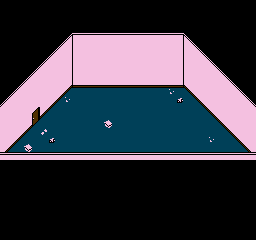

Rendered tile map (Tiled .tmx) drawn with the repository's tilesets; below, a short description and the map source with its tile grids summarised:
An orthogonal 32x30 tile map with 8x8 px tiles, 2 tile layers (Tile Layer 1, Tile Layer 2).

<map version="1.0" orientation="orthogonal" width="32" height="30" tilewidth="8" tileheight="8">
 <tileset firstgid="1" name="tileset" tilewidth="8" tileheight="8">
  <image source="tileset.png" trans="ff00ff" width="256" height="240" />
  <tile id="0">
   <properties>
    <property name="Solid" value="" />
   </properties>
  </tile>
  <tile id="1">
   <properties>
    <property name="Solid" value="" />
   </properties>
  </tile>
  <tile id="2">
   <properties>
    <property name="Solid" value="" />
   </properties>
  </tile>
  <tile id="3">
   <properties>
    <property name="Solid" value="" />
   </properties>
  </tile>
  <tile id="4">
   <properties>
    <property name="Solid" value="" />
   </properties>
  </tile>
  <tile id="5">
   <properties>
    <property name="Solid" value="" />
   </properties>
  </tile>
  <tile id="6">
   <properties>
    <property name="Solid" value="" />
   </properties>
  </tile>
  <tile id="8">
   <properties>
    <property name="Solid" value="" />
   </properties>
  </tile>
  <tile id="9">
   <properties>
    <property name="Solid" value="" />
   </properties>
  </tile>
  <tile id="10">
   <properties>
    <property name="Solid" value="" />
   </properties>
  </tile>
  <tile id="11">
   <properties>
    <property name="Solid" value="" />
   </properties>
  </tile>
  <tile id="12">
   <properties>
    <property name="Solid" value="" />
   </properties>
  </tile>
  <tile id="14">
   <properties>
    <property name="Solid" value="" />
   </properties>
  </tile>
  <tile id="15">
   <properties>
    <property name="Solid" value="" />
   </properties>
  </tile>
  <tile id="16">
   <properties>
    <property name="Solid" value="" />
   </properties>
  </tile>
  <tile id="17">
   <properties>
    <property name="Solid" value="" />
   </properties>
  </tile>
  <tile id="18">
   <properties>
    <property name="Solid" value="" />
   </properties>
  </tile>
  <tile id="19">
   <properties>
    <property name="Solid" value="" />
   </properties>
  </tile>
  <tile id="20">
   <properties>
    <property name="Solid" value="" />
   </properties>
  </tile>
  <tile id="46">
   <properties>
    <property name="" value="" />
   </properties>
  </tile>
  <tile id="47">
   <properties>
    <property name="" value="" />
   </properties>
  </tile>
  <tile id="64">
   <properties>
    <property name="Solid" value="" />
   </properties>
  </tile>
  <tile id="65">
   <properties>
    <property name="Solid" value="" />
   </properties>
  </tile>
  <tile id="66">
   <properties>
    <property name="Solid" value="" />
   </properties>
  </tile>
  <tile id="67">
   <properties>
    <property name="Solid" value="" />
   </properties>
  </tile>
  <tile id="68">
   <properties>
    <property name="Solid" value="" />
   </properties>
  </tile>
  <tile id="70">
   <properties>
    <property name="Solid" value="" />
   </properties>
  </tile>
  <tile id="71">
   <properties>
    <property name="Solid" value="" />
   </properties>
  </tile>
  <tile id="78">
   <properties>
    <property name="Solid" value="" />
   </properties>
  </tile>
  <tile id="79">
   <properties>
    <property name="Solid" value="" />
   </properties>
  </tile>
  <tile id="80">
   <properties>
    <property name="Solid" value="" />
   </properties>
  </tile>
  <tile id="81">
   <properties>
    <property name="Solid" value="" />
   </properties>
  </tile>
  <tile id="82">
   <properties>
    <property name="Solid" value="" />
   </properties>
  </tile>
  <tile id="101">
   <properties>
    <property name="Solid" value="" />
   </properties>
  </tile>
  <tile id="102">
   <properties>
    <property name="Solid" value="" />
   </properties>
  </tile>
  <tile id="103">
   <properties>
    <property name="Solid" value="" />
   </properties>
  </tile>
  <tile id="104">
   <properties>
    <property name="Solid" value="" />
   </properties>
  </tile>
  <tile id="105">
   <properties>
    <property name="Solid" value="" />
   </properties>
  </tile>
  <tile id="106">
   <properties>
    <property name="Solid" value="" />
   </properties>
  </tile>
  <tile id="107">
   <properties>
    <property name="Solid" value="" />
   </properties>
  </tile>
  <tile id="108">
   <properties>
    <property name="Solid" value="" />
   </properties>
  </tile>
  <tile id="109">
   <properties>
    <property name="Solid" value="" />
   </properties>
  </tile>
  <tile id="132">
   <properties>
    <property name="Solid" value="" />
   </properties>
  </tile>
  <tile id="136">
   <properties>
    <property name="Solid" value="" />
   </properties>
  </tile>
  <tile id="137">
   <properties>
    <property name="Solid" value="" />
   </properties>
  </tile>
  <tile id="138">
   <properties>
    <property name="Solid" value="" />
   </properties>
  </tile>
  <tile id="139">
   <properties>
    <property name="Solid" value="" />
   </properties>
  </tile>
  <tile id="165">
   <properties>
    <property name="Solid" value="" />
   </properties>
  </tile>
  <tile id="166">
   <properties>
    <property name="Solid" value="" />
   </properties>
  </tile>
  <tile id="167">
   <properties>
    <property name="Solid" value="" />
   </properties>
  </tile>
  <tile id="168">
   <properties>
    <property name="Solid" value="" />
   </properties>
  </tile>
  <tile id="170">
   <properties>
    <property name="Solid" value="" />
   </properties>
  </tile>
  <tile id="171">
   <properties>
    <property name="Solid" value="" />
   </properties>
  </tile>
  <tile id="172">
   <properties>
    <property name="Solid" value="" />
   </properties>
  </tile>
  <tile id="173">
   <properties>
    <property name="Solid" value="" />
   </properties>
  </tile>
  <tile id="175">
   <properties>
    <property name="Solid" value="" />
   </properties>
  </tile>
  <tile id="177">
   <properties>
    <property name="Solid" value="" />
   </properties>
  </tile>
  <tile id="197">
   <properties>
    <property name="Solid" value="" />
   </properties>
  </tile>
  <tile id="198">
   <properties>
    <property name="Solid" value="" />
   </properties>
  </tile>
  <tile id="199">
   <properties>
    <property name="Solid" value="" />
   </properties>
  </tile>
  <tile id="200">
   <properties>
    <property name="Solid" value="" />
   </properties>
  </tile>
  <tile id="201">
   <properties>
    <property name="Solid" value="" />
   </properties>
  </tile>
  <tile id="204">
   <properties>
    <property name="Solid" value="" />
   </properties>
  </tile>
  <tile id="205">
   <properties>
    <property name="Solid" value="" />
   </properties>
  </tile>
  <tile id="206">
   <properties>
    <property name="Solid" value="" />
   </properties>
  </tile>
  <tile id="207">
   <properties>
    <property name="Solid" value="" />
   </properties>
  </tile>
  <tile id="210">
   <properties>
    <property name="Solid" value="" />
   </properties>
  </tile>
  <tile id="228">
   <properties>
    <property name="Solid" value="" />
   </properties>
  </tile>
  <tile id="233">
   <properties>
    <property name="Solid" value="" />
   </properties>
  </tile>
  <tile id="234">
   <properties>
    <property name="Solid" value="" />
   </properties>
  </tile>
  <tile id="235">
   <properties>
    <property name="Solid" value="" />
   </properties>
  </tile>
  <tile id="236">
   <properties>
    <property name="Solid" value="" />
   </properties>
  </tile>
  <tile id="237">
   <properties>
    <property name="Solid" value="" />
   </properties>
  </tile>
  <tile id="240">
   <properties>
    <property name="Solid" value="" />
   </properties>
  </tile>
  <tile id="241">
   <properties>
    <property name="Solid" value="" />
   </properties>
  </tile>
  <tile id="261">
   <properties>
    <property name="Solid" value="" />
   </properties>
  </tile>
  <tile id="262">
   <properties>
    <property name="Solid" value="" />
   </properties>
  </tile>
  <tile id="263">
   <properties>
    <property name="Solid" value="" />
   </properties>
  </tile>
  <tile id="264">
   <properties>
    <property name="Solid" value="" />
   </properties>
  </tile>
  <tile id="291">
   <properties>
    <property name="Solid" value="" />
   </properties>
  </tile>
  <tile id="292">
   <properties>
    <property name="Solid" value="" />
   </properties>
  </tile>
  <tile id="293">
   <properties>
    <property name="Solid" value="" />
   </properties>
  </tile>
  <tile id="294">
   <properties>
    <property name="Solid" value="" />
   </properties>
  </tile>
  <tile id="295">
   <properties>
    <property name="Solid" value="" />
   </properties>
  </tile>
  <tile id="296">
   <properties>
    <property name="Solid" value="" />
   </properties>
  </tile>
 </tileset>
 <layer name="Tile Layer 1" width="32" height="30">
  <data>[960 cells, 960 non-empty, 22 distinct tile ids]</data>
 </layer>
 <layer name="Tile Layer 2" width="32" height="30">
  <data>[960 cells, 8 non-empty, 4 distinct tile ids]</data>
 </layer>
</map>
